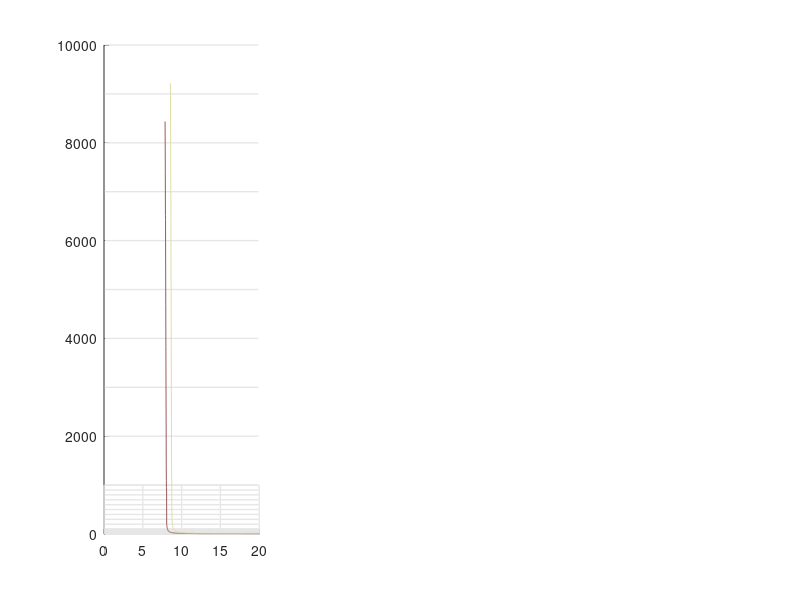

The MATLAB source for this figure: (Note: this script raises an error after producing the figure.)
summercc = flipud(summer(12));
autumncc = flipud(autumn(12));
wintercc = flipud(winter(12));
springcc = flipud(spring(12));
pinkcc = flipud(pink(12)); 
coolcc = (cool(12)); 
%% Input
% Growth rate fit to current data
w = 0.09;
year_rate_change = (2030);

% rate change for cumulative storage
rtarget4 = [0.072, 0.07217, 0.075, 0.0761]; % Central 4 Gt
rtarget5 = [0.088174, 0.08816, 0.0925, 0.0946]; % Delayed Electrification & Low land 5.5 Gt
rtarget4z = [0.080169, 0.080225, 0.0836, 0.0851]; % Net negative 4.7 Gt
rtarget2 = [0.0184, 0.0173, 0.0106, 0.0094]; % Low demand 2 Gt

% rate change for storage rate
rtarget316 = [0.075051, 0.07516, 0.07943, 0.0818]; % central 316 Mt/y
rtarget380 = [0.080391, 0.08075, 0.0862, 0.0886]; % Delayed Electrification 380 Mt/y
rtarget680 = [0.099612, 0.09984, 0.1088, 0.114]; % Low land 680 Mt/y
rtarget465 = [0.08692, 0.087245, 0.0935, 0.097]; % Net negative 465 Mt/y
rtarget240 = [0.06678, 0.066817, 0.0703, 0.072]; % Low demand  240 Mt/y

% resulting storage - C for cumulative storage
Qtarget4 =[505.4473, 362.7771, 50.7197, 35.5949]; % mod 506, 366, 50.6, 36.6 - obs 505.4473, 362.7771, 50.7197, 35.5949
Qtarget5 =[497.6503, 350.4581, 50.8073, 36.8461]; % mod 506, 366, 50.6, 36.6 - obs 497.6503, 350.4581, 50.8073, 36.8461
Qtarget4z =[500.2358, 360.2792, 50.8073, 36.0902]; % mod 506, 366, 50.6, 36.6 - obs 500.2358, 360.2792, 50.8073, 36.0902
Qtarget2 =[501.9670, 362.1510, 51.0713, 36.5292]; % mod 506, 366, 50.6, 36.6 - obs 501.9670, 362.1510, 51.0713, 36.5292

% resulting storage - C for storage rate
Qtarget316 = [509.8317, 355.9491, 50.3704, 36.6557]; % central 316 Mt/y
Qtarget380 = [508.0734, 349.2495, 50.0236, 36.7190]; % Delayed Electrification 380 Mt/y
Qtarget680 = [503.7042, 349.2495, 50.9832, 36.4033]; % Low land 680 Mt/y
Qtarget465 = [497.6503, 362.7771, 50.8073, 35.6564]; % Net negative 465 Mt/y
Qtarget240 = [497.6503, 360.2792, 50.1967, 36.9098]; % Low demand  240 Mt/y

% resulting year of peak injection for cumulative storage 
% peak_target4 = [2117.1, 2112.3, 2082.5, 2076.8];
% peak_target5 = [2100.9, 2096.9, 2072.6, 2068.1];
% peak_target4z = [2108.1, 2103.9, 2077.1, 2071.9];
% peak_target2 =[2350, 2350, 2350, 2350];

% resulting year of peak injection for storage rate
% peak_target316 = [2113.7, 2108.7, 2079.4, 2074];
% peak_target380 = [2107.9, 2103, 2075.5, 2070.6];
% peak_target680 = [2092.9, 2089, 2066.2, 2061.4];
% peak_target465 = [2101.9, 2098, 2072.1, 2066.7];
% peak_target240 = [2123.6, 2118.6, 2085.7, 2080];


%% Now plot target tradeoff curves
subplot(1,3,1)
hold on
axis_def = [0 20 1 1000];
line_grey = ones(1,3).*0.9;
for i=1:1:10
plot([axis_def(1)+0.1, axis_def(2)-0.1], [i i], 'linewidth', 1, 'color', line_grey,'HandleVisibility','off')
end
for i=10:10:101
plot([axis_def(1)+0.1, axis_def(2)-0.1], [i i], 'linewidth', 1, 'color', line_grey,'HandleVisibility','off')
end
for i=100:100:1000
plot([axis_def(1)+0.1, axis_def(2)-0.1], [i i], 'linewidth', 1, 'color', line_grey,'HandleVisibility','off')
end
for i=1000:1000:10000
plot([axis_def(1)+0.1, axis_def(2)-0.1], [i i], 'linewidth', 1, 'color', line_grey,'HandleVisibility','off')
end
for i=axis_def(1):5:axis_def(2)
plot([i, i], [axis_def(3) axis_def(4)], 'linewidth', 1, 'color', line_grey,'HandleVisibility','off')
end

% load cumulative storage contours 
% load('target4.txt')
% Rr = target4(:,1);  % growth rate
% M = target4(:,2); % Qmin
% plot(Rr.*100, M, 'k', 'color', pinkcc(end,:))
% hold on
%  load('target5.txt')
%  Rr = target5(:,1);  % growth rate
%  M = target5(:,2); % Qmin
%  plot(Rr.*100, M, 'k', 'color', pinkcc(end-1,:))
%  hold on
 load('target4z.txt')
 Rr = target4z(:,1);  % growth rate
 M = target4z(:,2); % Qmin
 plot(Rr.*100, M, '-', 'color', pinkcc(end-2,:))
 hold on
% load('target2.txt')
% Rr = target2(:,1);  % growth rate
% M = target2(:,2); % Qmin
% plot(Rr.*100, M, '-', 'color', pinkcc(end-3,:))
% hold on
% load('target316.txt')
% Rr = target316(:,1);  % growth rate
% M = target316(:,2); % Qmin
% plot(Rr.*100, M, '-', 'color', pinkcc(end-4,:))
% hold on
%  load('target380.txt')
%  Rr = target380(:,1);  % growth rate
%  M = target380(:,2); % Qmin
%  plot(Rr.*100, M, '-', 'color', pinkcc(end-5,:))
%  hold on
%  load('target680.txt')
%  Rr = target680(:,1);  % growth rate
%  M = target680(:,2); % Qmin
%  plot(Rr.*100, M, '-', 'color', pinkcc(end-6,:))
%  hold on
 load('target465.txt')
 Rr = target465(:,1);  % growth rate
 M = target465(:,2); % Qmin
 plot(Rr.*100, M, '-', 'color', pinkcc(end-7,:))
 hold on
% load('target240.txt')
% Rr = target240(:,1);  % growth rate
% M = target240(:,2); % Qmin
% plot(Rr.*100, M, '-', 'color', pinkcc(end-8,:))
% hold on
% plot onshore and USGS storage resource estimates 
yline(366);
yline(506);
yline(36.6);
yline(50.6);

    

% for i=1:length(Qtarget4)
%     cum_2030 = exp(year_rate_change.*w).*exp(-182.6431721);
%     C = (Qtarget4(i)-cum_2030);
%     plot(rtarget4(i).*100,C, '.','markersize', 30, 'color', coolcc(i+1,:),'HandleVisibility','off')
% end
% 
%  for i=1:length(Qtarget5)
%      cum_2030 = exp(year_rate_change.*w).*exp(-182.6431721);
%      C = (Qtarget5(i)-cum_2030);
%      plot(rtarget5(i).*100,C, '.','markersize', 30, 'color', autumncc(i+1,:),'HandleVisibility','off')
%  end
 for i=1:length(Qtarget4z)
     cum_2030 = exp(year_rate_change.*w).*exp(-182.6431721);
     C = (Qtarget4z(i)-cum_2030);
     plot(rtarget4z(i).*100,C, '.','markersize', 30, 'color', summercc(i+1,:),'HandleVisibility','off')
 end
% for i=1:length(Qtarget2)
%     cum_2030 = exp(year_rate_change.*w).*exp(-182.6431721);
%     C = (Qtarget2(i)-cum_2030);
%     plot(rtarget2(i).*100,C, '.','markersize', 30, 'color', wintercc(i+1,:),'HandleVisibility','off')
% end
% for i=1:length(Qtarget316)
%     cum_2030 = exp(year_rate_change.*w).*exp(-182.6431721);
%     C = (Qtarget316(i)-cum_2030);
%     plot(rtarget316(i).*100,C, '.','markersize', 30, 'color', coolcc(i+6,:),'HandleVisibility','off')
% end
%  for i=1:length(Qtarget380)
%      cum_2030 = exp(year_rate_change.*w).*exp(-182.6431721);
%      C = (Qtarget380(i)-cum_2030);
%      plot(rtarget380(i).*100,C, '.','markersize', 30, 'color', autumncc(i+6,:),'HandleVisibility','off')
%  end
%  for i=1:length(Qtarget680)
%      cum_2030 = exp(year_rate_change.*w).*exp(-182.6431721);
%      C = (Qtarget680(i)-cum_2030);
%      plot(rtarget680(i).*100,C, '.','markersize', 30, 'color', autumncc(i+7,:),'HandleVisibility','off')
%  end
 for i=1:length(Qtarget465)
     cum_2030 = exp(year_rate_change.*w).*exp(-182.6431721);
     C = (Qtarget465(i)-cum_2030);
     plot(rtarget465(i).*100,C, '.','markersize', 30, 'color', summercc(i+6,:),'HandleVisibility','off')
 end
% for i=1:length(Qtarget240)
%     cum_2030 = exp(year_rate_change.*w).*exp(-182.6431721);
%     C = (Qtarget240(i)-cum_2030);
%     plot(rtarget240(i).*100,C, '.','markersize', 30, 'color', wintercc(i+6,:),'HandleVisibility','off')
% end
% format plot
set(gca, 'YScale', 'log')
axis(axis_def)
box on
xlabel('Growth Rate [%]')
ylabel('Storage resource required [Gt]')

set(gca,'linewidth',1.5)

text(5.1, 6, sprintf('Cumulative storage by 2050'), 'fontsize', 14)
text(13.5, 14, sprintf('Storage rate by 2050'), 'fontsize', 14)
set(gca, 'Color', 'white');
set(gcf, 'Color', 'white');

legend({['4.7 Gt'],['465 Mt/yr']}, ...
    'Box', 'off',  'fontsize', 13,'location', 'southwest')
